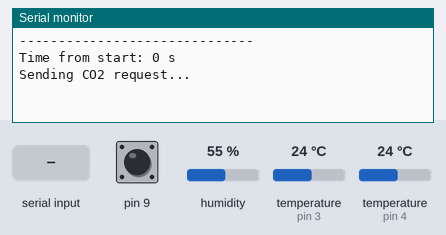
A sketch run on a simulated Arduino Uno, built with avr-gcc and run on an emulated ATmega328P. Parts: the last lines printed to the serial monitor. The inputs (shaded band) are chosen by the test bench; at power-on: pin 9 LOW, humidity 55 %, temperature (sensors on pin 3, pin 4) 24 °C.

Above: at 2.8 s.
2.9 s: "1" received over the second serial link
At 5.2 s:
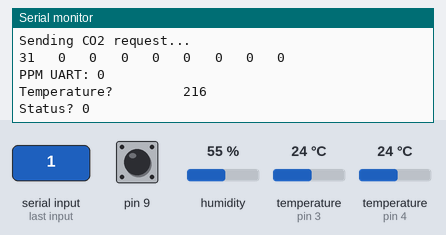
5.5 s: pin 9 pulsed HIGH 2 times (0.12 s each, 0.3 s apart)
At 6.9 s:
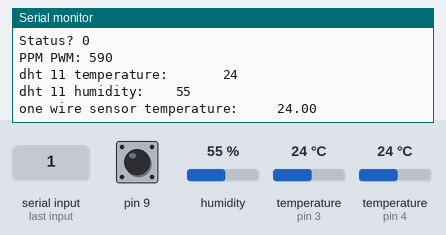

The sketch:

mhz19_tests.ino
```cpp
#include <SoftwareSerial.h>
SoftwareSerial co2Serial(8, 7); // define MH-Z19 RX TX
unsigned long startTime = millis();

#include <dht.h>
#define DHT11_PIN 3

#include <OneWire.h>
#include <DallasTemperature.h>
#define ONE_WIRE_BUS 4


dht DHT;
int lastDhtTemp, lastDhtHum;

OneWire oneWire(ONE_WIRE_BUS);
DallasTemperature sensors(&oneWire);
float Celcius = 0;

void setup() {
  Serial.begin(115200);
  co2Serial.begin(9600);
  pinMode(9, INPUT);
}

void loop() {
  Serial.println("------------------------------");
  Serial.print("Time from start: ");
  Serial.print((millis() - startTime) / 1000);
  Serial.println(" s");
  int ppm_uart = readCO2UART();
  int ppm_pwm = readCO2PWM();
  temperature();
  delay(5000);
}

int readCO2UART(){
  byte cmd[9] = {0xFF,0x01,0x86,0x00,0x00,0x00,0x00,0x00,0x79};
  byte response[9]; // for answer

  Serial.println("Sending CO2 request...");
  co2Serial.write(cmd, 9); //request PPM CO2

  // clear the buffer
  memset(response, 0, 9);
  int i = 0;
  while (co2Serial.available() == 0) {
//    Serial.print("Waiting for response ");
//    Serial.print(i);
//    Serial.println(" s");
    delay(1000);
    i++;
  }
  if (co2Serial.available() > 0) {
      co2Serial.readBytes(response, 9);
  }
  // print out the response in hexa
  for (int i = 0; i < 9; i++) {
    Serial.print(String(response[i], HEX));
    Serial.print("   ");
  }
  Serial.println("");

  // checksum
  byte check = getCheckSum(response);
  if (response[8] != check) {
    Serial.println("Checksum NOT OK!");
    Serial.print("Received: ");
    Serial.println(response[8]);
    Serial.print("Should be: ");
    Serial.println(check);
  }

  // ppm
  int ppm_uart = 256 * (int)response[2] + response[3];
  Serial.print("PPM UART: ");
  Serial.println(ppm_uart);

  // temp
  byte temp = response[4] - 40;
  Serial.print("Temperature? \t\t\t\t");
  Serial.println(temp);

  // status
  byte status = response[5];
  Serial.print("Status? ");
  Serial.println(status);
  if (status == 0x40) {
    Serial.println("Status OK");
  }

  return ppm_uart;
}

byte getCheckSum(char *packet) {
  byte i;
  unsigned char checksum = 0;
  for (i = 1; i < 8; i++) {
    checksum += packet[i];
  }
  checksum = 0xff - checksum;
  checksum += 1;
  return checksum;
}

int readCO2PWM() {
  unsigned long th, tl, ppm_pwm = 0;
  do {
    th = pulseIn(9, HIGH, 1004000) / 1000;
    tl = 1004 - th;
    ppm_pwm = 5000 * (th-2)/(th+tl-4);
  } while (th == 0);
  Serial.print("PPM PWM: ");
  Serial.println(ppm_pwm);
  return ppm_pwm;
}

void temperature()
{
  int fac = 1;
  //dht11
  int chk = DHT.read11(DHT11_PIN);
  if (chk > -2) {
    lastDhtTemp = DHT.temperature;
    lastDhtHum = DHT.humidity;
  }
  Serial.print("dht 11 temperature: \t\t\t");
  Serial.println(fac * lastDhtTemp);
  Serial.print("dht 11 humidity:    ");
  Serial.println(fac * lastDhtHum);

  //one wire
  sensors.requestTemperatures();
  Celcius = sensors.getTempCByIndex(0);
  Serial.print("one wire sensor temperature: \t\t");
  Serial.println(fac * Celcius);
}
```

Measured:
- after the input at 2.9 s, the serial monitor: prints a new line after 1.1 s (image 1)
- after the input at 5.5 s, the serial monitor: prints a new line after 0.12 s (image 2)
